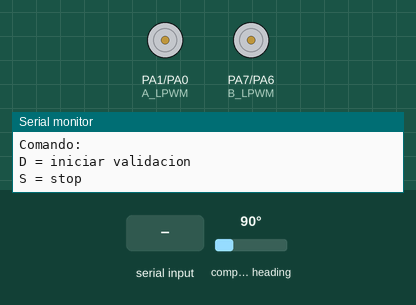
This sketch was run on a simulated STM32 Black Pill. Parts: motor-driver pin pairs drawn as motors (green arrow = first pin HIGH = forward, orange = second pin HIGH = backward, longer = more drive), the last lines printed to the serial monitor. Wiring (inferred from the names in the program): AS5600 angle sensor at I2C address 0x36. The inputs (shaded band) are chosen by the test bench; at power-on: compass heading 90°.

Above: at 2.7 s.
2.8 s: "D" received over Serial
At 3.3 s:
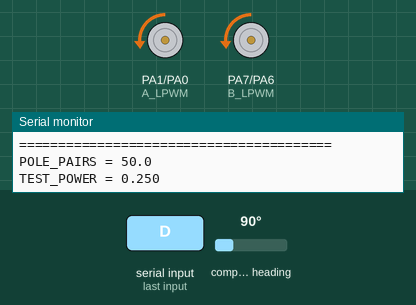
At 4.5 s:
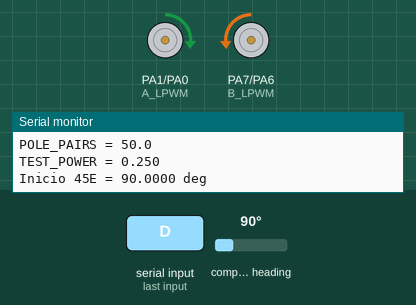
5.8 s: compass heading set to 7°
At 6.8 s:
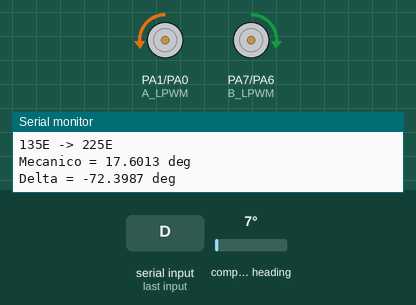
8.6 s: "S" received over Serial
Timing chart, 0 to 11.6 s (numbered marks = the images above; inputs shaded):
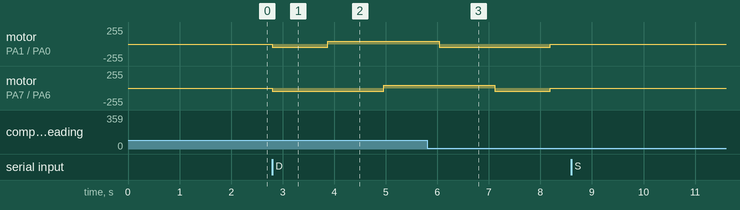

Measured:
- after the input at 2.8 s, motor on PA1 (A_LPWM) / PA0 (A_RPWM): stopped → backward 45/255 at once, → forward 45/255 1.1 s later; motor on PA7 (B_LPWM) / PA6 (B_RPWM): stopped → backward 45/255 at once, → forward 45/255 2.2 s later

The sketch:

Cuadraturas_Calibracion.ino
```cpp
#include <Wire.h>
#include <math.h>
/* =========================================================
   VALIDACION 4 CUADRANTES
   STM32F411 BLACK PILL
   NEMA17 17HS8501
   2 BTS7960
   AS5600
   ========================================================= */
/* ---------------- MOTOR ---------------- */
#define POLE_PAIRS 50.0f
/* ---------------- PWM ---------------- */
#define PWM_MAX 255
#define PWM_FREQUENCY 20000

float TEST_POWER = 0.25f;

/* ---------------- TIEMPOS ---------------- */
#define SETTLE_TIME_MS 800
#define SAMPLES 80
/* ---------------- BTS7960 A ---------------- */
#define A_RPWM PA0
#define A_LPWM PA1
/* ---------------- BTS7960 B ---------------- */
#define B_RPWM PA6
#define B_LPWM PA7
/* ---------------- AS5600 ---------------- */
#define AS5600_ADDRESS 0x36

#define AS5600_ANGLE_H 0x0C
#define AS5600_ANGLE_L 0x0D
/* =========================================================
   CONVENCION ELECTRICA VALIDADA
   =========================================================
   A =  cos(theta)
   B = -sin(theta)
   IMPORTANTE:
   este signo corresponde solamente a la fase B.
   La relación sensor -> ángulo eléctrico es:
   thetaE = +50*thetaM + OFFSET
   ========================================================= */

#define PHASE_B_SIGN (1.0f)
/* =========================================================
   UTILIDADES
   ========================================================= */
float wrap360(float x)
{
  while (x >= 360.0f)
    x -= 360.0f;
  while (x < 0.0f)
    x += 360.0f;
  return x;
}
float angleDiff(float a, float b)
{
  float d = a - b;

  while (d > 180.0f)
    d -= 360.0f;

  while (d < -180.0f)
    d += 360.0f;

  return d;
}
/* =========================================================
   AS5600
   ========================================================= */
uint16_t readAS5600Raw()
{
  Wire.beginTransmission(AS5600_ADDRESS);

  Wire.write(AS5600_ANGLE_H);

  if (Wire.endTransmission(false) != 0)
    return 0xFFFF;

  if (Wire.requestFrom(AS5600_ADDRESS, 2) != 2)
    return 0xFFFF;

  uint8_t highByte = Wire.read();
  uint8_t lowByte  = Wire.read();

  uint16_t raw =
      ((uint16_t)highByte << 8) |
      lowByte;

  raw &= 0x0FFF;

  return raw;
}
float readAS5600()
{
  uint16_t raw = readAS5600Raw();

  if (raw == 0xFFFF)
    return NAN;

  return ((float)raw * 360.0f) / 4096.0f;
}
/* =========================================================
   PROMEDIO CIRCULAR
   ========================================================= */
float readAngleAverage(int samples)
{
  float sumSin = 0.0f;
  float sumCos = 0.0f;
  int valid = 0;
  for (int i = 0; i < samples; i++)
  {
    float angle = readAS5600();
    if (!isnan(angle))
    {
      float rad = angle * DEG_TO_RAD;
      sumSin += sinf(rad);
      sumCos += cosf(rad);
      valid++;
    }
    delay(3);
  }
  if (valid == 0)
    return NAN;
  float mean =
      atan2f(sumSin, sumCos) * RAD_TO_DEG;
  return wrap360(mean);
}
/* =========================================================
   FASE A
   ========================================================= */
void setPhaseA(float v)
{
  v = constrain(v, -1.0f, 1.0f);

  int pwm =
      (int)(fabsf(v) * PWM_MAX);

  if (v > 0.0f)
  {
    analogWrite(A_LPWM, 0);
    analogWrite(A_RPWM, pwm);
  }
  else if (v < 0.0f)
  {
    analogWrite(A_RPWM, 0);
    analogWrite(A_LPWM, pwm);
  }
  else
  {
    analogWrite(A_RPWM, 0);
    analogWrite(A_LPWM, 0);
  }
}
/* =========================================================
   FASE B
   ========================================================= */
void setPhaseB(float v)
{
  v = constrain(v, -1.0f, 1.0f);

  int pwm =
      (int)(fabsf(v) * PWM_MAX);

  if (v > 0.0f)
  {
    analogWrite(B_LPWM, 0);
    analogWrite(B_RPWM, pwm);
  }
  else if (v < 0.0f)
  {
    analogWrite(B_RPWM, 0);
    analogWrite(B_LPWM, pwm);
  }
  else
  {
    analogWrite(B_RPWM, 0);
    analogWrite(B_LPWM, 0);
  }
}


/* =========================================================
   STOP
   ========================================================= */

void motorStop()
{
  setPhaseA(0.0f);
  setPhaseB(0.0f);
}


/* =========================================================
   GENERAR VECTOR ELECTRICO
   ========================================================= */

void setElectricalVector(float thetaE)
{
  thetaE = wrap360(thetaE);

  float rad = thetaE * DEG_TO_RAD;
  float phaseA = TEST_POWER * cosf(rad);
  float phaseB = PHASE_B_SIGN * TEST_POWER * sinf(rad);
  setPhaseA(phaseA);
  setPhaseB(phaseB);
}


/* =========================================================
   VALIDACION 4 CUADRANTES
   ========================================================= */

void validateFourQuadrants()
{
  Serial.println();
  Serial.println("========================================");
  Serial.println(" VALIDACION DE 4 CUADRANTES");
  Serial.println("========================================");

  Serial.println();

  Serial.print("POLE_PAIRS = ");
  Serial.println(POLE_PAIRS, 1);

  Serial.print("TEST_POWER = ");
  Serial.println(TEST_POWER, 3);

  Serial.println();

  /*
     -----------------------------------------
     POSICION INICIAL = 45°
     -----------------------------------------
  */

  setElectricalVector(45.0f);
  delay(SETTLE_TIME_MS);
  float previous = readAngleAverage(SAMPLES);
  if (isnan(previous))
  {
    Serial.println("ERROR AS5600");
    motorStop();
    return;
  }

  float start = previous;

  Serial.print("Inicio 45E = ");
  Serial.print(start, 4);
  Serial.println(" deg");


  /*
     -----------------------------------------
     CUADRANTE 1
     45 -> 135
     -----------------------------------------
  */

  setElectricalVector(135.0f);

  delay(SETTLE_TIME_MS);

  float p1 = readAngleAverage(SAMPLES);

  float d1 = angleDiff(p1, previous);

  Serial.println();
  Serial.println("CUADRANTE 1");
  Serial.println("45E -> 135E");

  Serial.print("Mecanico = ");
  Serial.print(p1, 4);
  Serial.println(" deg");

  Serial.print("Delta = ");
  Serial.print(d1, 4);
  Serial.println(" deg");

  previous = p1;
  /*
     -----------------------------------------
     CUADRANTE 2
     135 -> 225
     -----------------------------------------
  */

  setElectricalVector(225.0f);

  delay(SETTLE_TIME_MS);

  float p2 = readAngleAverage(SAMPLES);

  float d2 = angleDiff(p2, previous);

  Serial.println();
  Serial.println("CUADRANTE 2");
  Serial.println("135E -> 225E");

  Serial.print("Mecanico = ");
  Serial.print(p2, 4);
  Serial.println(" deg");

  Serial.print("Delta = ");
  Serial.print(d2, 4);
  Serial.println(" deg");

  previous = p2;
  /*
     -----------------------------------------
     CUADRANTE 3
     225 -> 315
     -----------------------------------------
  */

  setElectricalVector(315.0f);

  delay(SETTLE_TIME_MS);

  float p3 = readAngleAverage(SAMPLES);

  float d3 = angleDiff(p3, previous);

  Serial.println();
  Serial.println("CUADRANTE 3");
  Serial.println("225E -> 315E");

  Serial.print("Mecanico = ");
  Serial.print(p3, 4);
  Serial.println(" deg");

  Serial.print("Delta = ");
  Serial.print(d3, 4);
  Serial.println(" deg");

  previous = p3;

  /*
     -----------------------------------------
     CUADRANTE 4
     315 -> 405
     -----------------------------------------
  */

  setElectricalVector(405.0f);

  delay(SETTLE_TIME_MS);

  float p4 = readAngleAverage(SAMPLES);

  float d4 = angleDiff(p4, previous);

  Serial.println();
  Serial.println("CUADRANTE 4");
  Serial.println("315E -> 405E");

  Serial.print("Mecanico = ");
  Serial.print(p4, 4);
  Serial.println(" deg");

  Serial.print("Delta = ");
  Serial.print(d4, 4);
  Serial.println(" deg");

  /*
     -----------------------------------------
     RESULTADO TOTAL
     -----------------------------------------
  */

  float total = angleDiff(p4, start);

  float magnitude = fabsf(total);

  float expected = 360.0f / POLE_PAIRS;

  float error = magnitude - expected;

  float errorPercent = 100.0f * error/expected;

  motorStop();

  Serial.println();
  Serial.println("========================================");
  Serial.println(" RESULTADO 4 CUADRANTES");
  Serial.println("========================================");

  Serial.print("Inicial = ");
  Serial.print(start, 4);
  Serial.println(" deg");

  Serial.print("Final   = ");
  Serial.print(p4, 4);
  Serial.println(" deg");

  Serial.println();

  Serial.print("Q1 = ");
  Serial.print(d1, 4);
  Serial.println(" deg");

  Serial.print("Q2 = ");
  Serial.print(d2, 4);
  Serial.println(" deg");

  Serial.print("Q3 = ");
  Serial.print(d3, 4);
  Serial.println(" deg");

  Serial.print("Q4 = ");
  Serial.print(d4, 4);
  Serial.println(" deg");

  Serial.println();

  Serial.print("Delta total = ");
  Serial.print(total, 4);
  Serial.println(" deg");

  Serial.print("Magnitud = ");
  Serial.print(magnitude, 4);
  Serial.println(" deg");

  Serial.print("Esperado = ");
  Serial.print(expected, 4);
  Serial.println(" deg");

  Serial.print("Error = ");
  Serial.print(error, 4);
  Serial.println(" deg");

  Serial.print("Error % = ");
  Serial.print(errorPercent, 2);
  Serial.println(" %");

  Serial.println();

  if (magnitude > 0.0f)
  {
    Serial.println("El sentido mecanico observado es POSITIVO.");
  }

  if (fabsf(error) < 0.30f)
  {
    Serial.println("OK: los 4 cuadrantes son consistentes.");
  }
  else
  {
    Serial.println("AVISO: revisar seguimiento del rotor.");
  }

  Serial.println();
}

/* =========================================================
   SETUP
   ========================================================= */
void setup()
{
  Serial.begin(115200);

  delay(1500);

  pinMode(A_RPWM, OUTPUT);
  pinMode(A_LPWM, OUTPUT);

  pinMode(B_RPWM, OUTPUT);
  pinMode(B_LPWM, OUTPUT);

  analogWriteResolution(8);
  analogWriteFrequency(PWM_FREQUENCY);

  motorStop();
  /*
     AS5600

     PB9 = SDA
     PB8 = SCL
  */
  Wire.setSDA(PB9);
  Wire.setSCL(PB8);

  Wire.begin();

  Wire.setClock(400000);
  Serial.println();
  Serial.println("========================================");
  Serial.println(" STM32F411 + NEMA17 + 2x BTS7960");
  Serial.println(" VALIDACION 4 CUADRANTES");
  Serial.println("========================================");
  Serial.println();

  float angle = readAS5600();

  if (isnan(angle))
  {
    Serial.println("ERROR: AS5600 NO RESPONDE");
  }
  else
  {
    Serial.print("AS5600 = ");
    Serial.print(angle,4);
    Serial.println(" deg");
  }

  Serial.println();
  Serial.println("Comando:");
  Serial.println("D = iniciar validacion");
  Serial.println("S = stop");
  Serial.println();
}
/* =========================================================
   LOOP
   ========================================================= */

void loop()
{
  if (Serial.available())
  {
    char c =
        Serial.read();

    if (c == 'D' || c == 'd')
    {
      validateFourQuadrants();
    }

    else if (c == 'S' || c == 's')
    {
      motorStop();

      Serial.println("MOTOR STOP");
    }
  }
}
```
